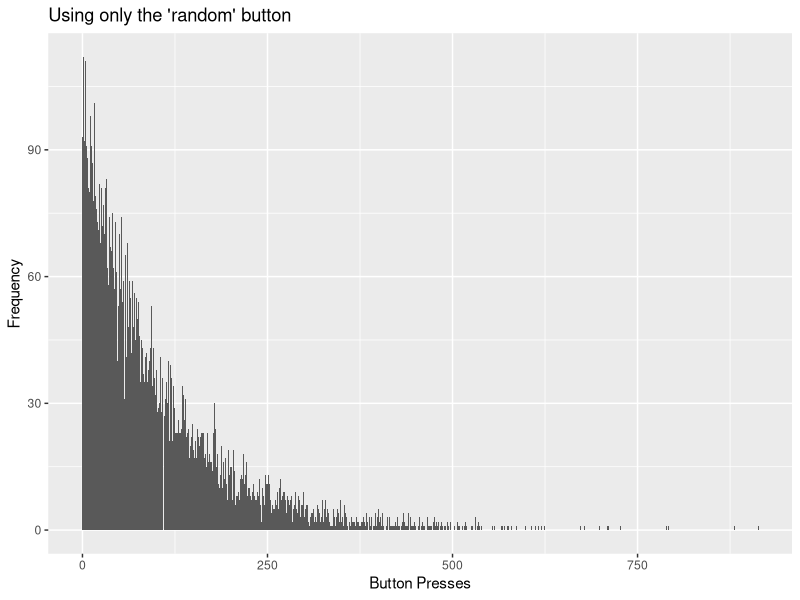
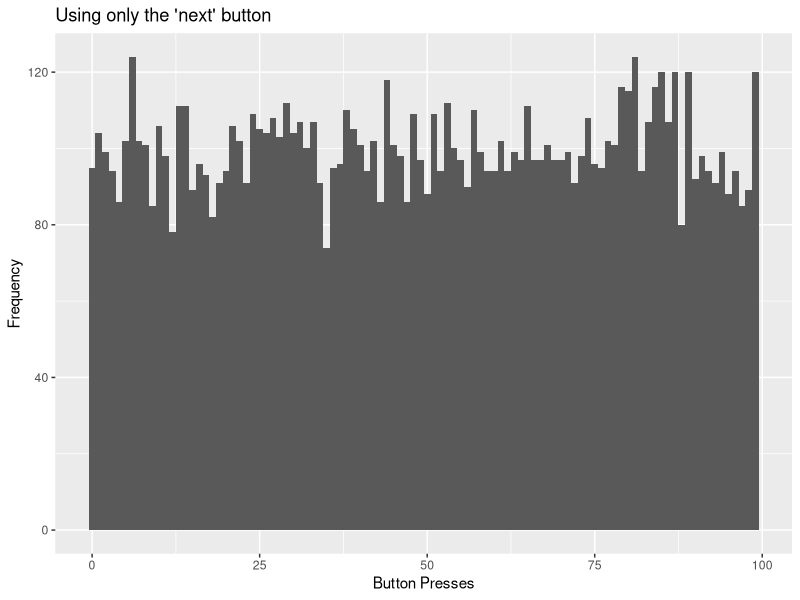
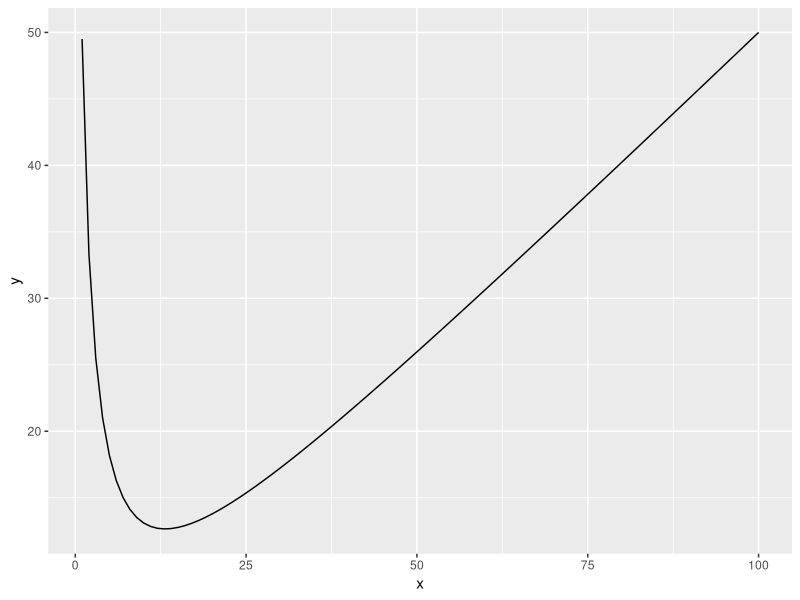
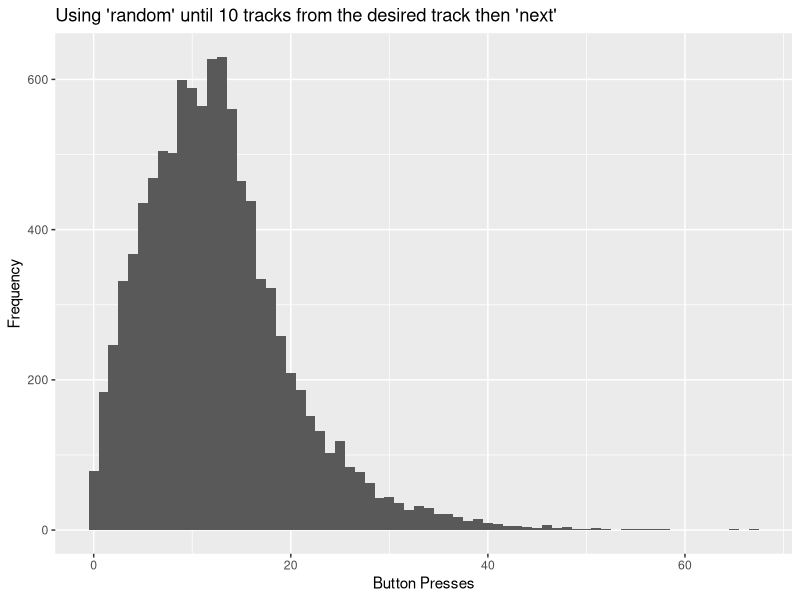

Reproduce these figures in R, in order.
## ---- chunk 1
knitr::opts_chunk$set(echo = TRUE)
## ---- chunk 2
library(ggplot2)

numPresses <- 0
currTrack <- sample(1:100,1)

newRun <- function() {
  numPresses <<- 0
  currTrack <<- sample(1:100,1)
}

pressNext <- function() {
  numPresses <<- numPresses + 1
  currTrack <<- currTrack + 1
  if (currTrack == 101) {
    currTrack <<- 1
  }
}

pressRandom <- function() {
  numPresses <<- numPresses + 1
  currTrack <<- sample(1:100,1)
}

## ---- chunk 3
allRuns <- c()

for (run in 1:10000) {
  newRun()
  while (currTrack != 42) {
    pressRandom()
  }
  allRuns <- c(allRuns,numPresses)
}

ggplot() + 
  aes(allRuns) + 
  geom_histogram(binwidth=1) +
  ylab("Frequency") +
  xlab("Button Presses") +
  ggtitle("Using only the 'random' button")

print(mean(allRuns))
## ---- chunk 4
allRuns <- c()

for (run in 1:10000) {
  newRun()
  while (currTrack != 42) {
    pressNext()
  }
  allRuns <- c(allRuns,numPresses)
}

ggplot() + 
  aes(allRuns) + 
  geom_histogram(binwidth=1) +
  ylab("Frequency") +
  xlab("Button Presses") +
  ggtitle("Using only the 'next' button")

print(mean(allRuns))
## ---- chunk 5
myFunc <- function(x) {
  y <- (99/(x+1)) * (1-(x/100)) + (x/2)
  return(y)
}
df <- data.frame(1:100, myFunc(1:100))
colnames(df) <- c("x","y")
ggplot(df, aes(x=x, y=y)) + 
  geom_point(alpha=0) + 
  geom_line()

print(paste("(",df$x[df$y==min(df$y)],",",round(min(df$y),digits=2),")",sep=""))
## ---- chunk 6
allRuns <- c()

for (run in 1:10000) {
  newRun()
  while (currTrack != 42) {
    if ((42 - 13 > currTrack) || (currTrack > 42)) {
      pressRandom()
    } else {
      pressNext()
    }
  }
  allRuns <- c(allRuns,numPresses)
}

ggplot() + 
  aes(allRuns) + 
  geom_histogram(binwidth=1) +
  ylab("Frequency") +
  xlab("Button Presses") +
  ggtitle("Using 'random' until 10 tracks from the desired track then 'next'")

print(mean(allRuns))
